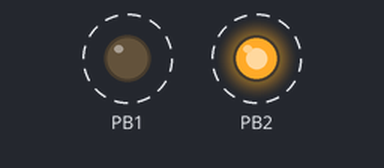
The sketch below on a simulated ATtiny85, built with avr-gcc and run on an emulated ATtiny85. On the bench: output pins drawn as LEDs (lit = HIGH). Dashed ring = blinking.

Above: at 1.2 s.
Timing chart, 0 to 4.0 s (numbered marks = the images above):
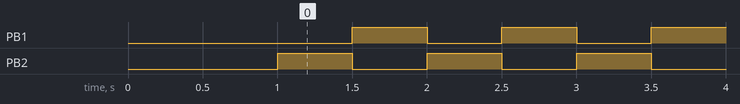

Measured:
- by itself, PB1, PB2: alternates HIGH for 0.50 s and LOW for 0.50 s

The sketch:

digi_LED.ino
```cpp
//This DigiSpark Arduinodroid script blinks led alternatively.
//Made by me :) ------  BRAINIFII

#define KEY_BACKSPACE 42
void setup() {
  pinMode(1, OUTPUT);
  pinMode(2, OUTPUT);
  delay(1000);
}

void loop() {
  digitalWrite(1, LOW);
  digitalWrite(2, HIGH);
  delay(500);
  digitalWrite(2, LOW);
  digitalWrite(1, HIGH);
  delay(500);
}
```
